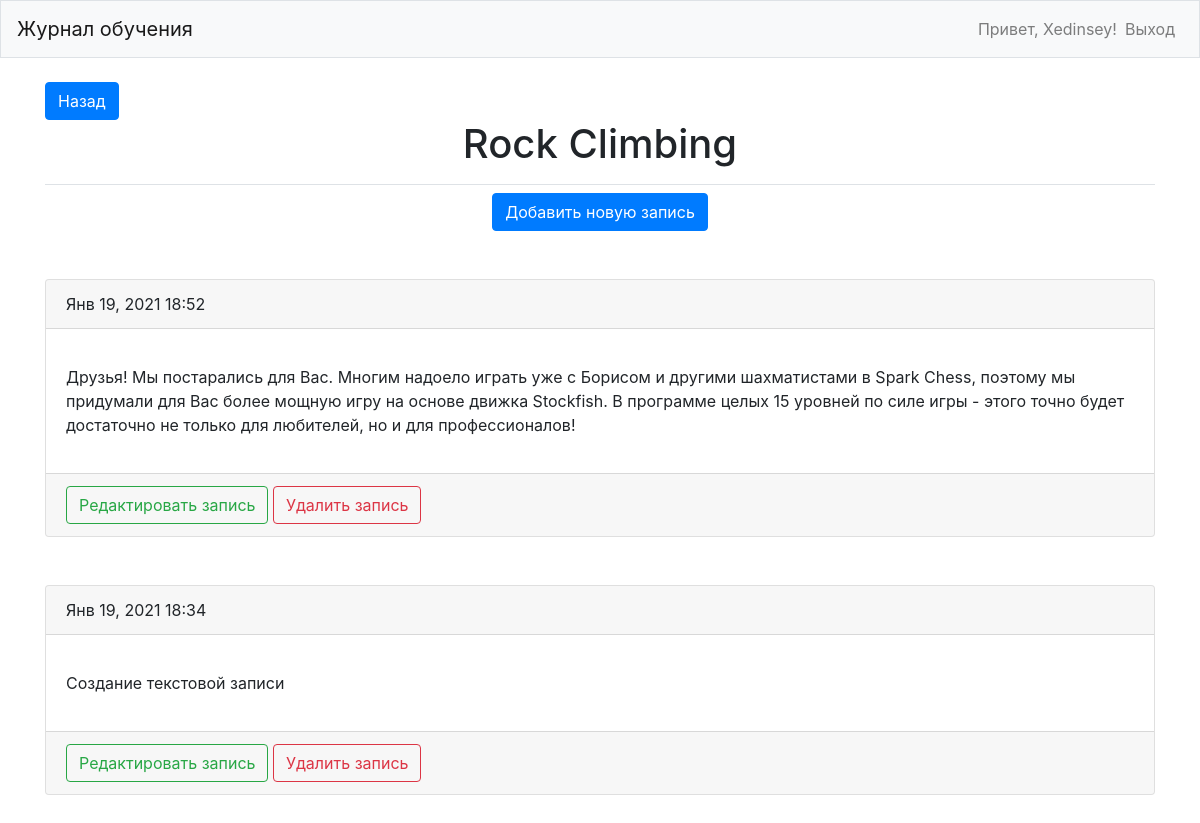
Page /topics/24/ (signed in) on the committed database.
### learning_logs/models.py (models this page shows, shortened)
class Topic(models.Model):
    text = models.CharField(max_length=200)
    date_added = models.DateTimeField(auto_now_add=True)
    owner = models.ForeignKey(User, on_delete=models.CASCADE)
    def __str__(self):
        return self.text

class Entry(models.Model):
    topic = models.ForeignKey(Topic, on_delete=models.CASCADE)
    text = models.TextField(max_length=10000)
    date_added = models.DateTimeField(auto_now_add=True)
    class Meta:
        verbose_name = 'Запись'
        verbose_name_plural = 'Записи'

### learning_logs/views.py (the view)
# urls.py: path('topics/<int:topic_id>/', views.topic, name='topic'),
@login_required
def topic(request, topic_id):
    topic = get_object_or_404(Topic, id=topic_id)
    check_topic_owner(topic, request)
    entries = topic.entry_set.order_by('-date_added')
    context = {'topic': topic, 'entries': entries}
    return render(request, 'learning_logs/topic.html', context)

### learning_logs/views.py (called while the page is built)
def check_topic_owner(topic, request):
    if topic.owner != request.user:
        raise Http404

### learning_logs/templates/learning_logs/topic.html
{% extends "learning_logs/base.html" %}
{% block page_header %}
  <a class="btn btn-primary" href="{% url 'learning_logs:topics' %}">Назад</a>
  <h1 class="text-center">{{ topic }}</h1>
{% endblock page_header %}
{% block content %}
<div class="row justify-content-center">
  <a href="{% url 'learning_logs:new_entry' topic.id %}" class="btn btn-primary">Добавить новую запись</a>
</div>
      <br><br>
      {% for entry in entries %}
      <div class="justify-content-center">
          <div class="card text">
            <div class="card-header">
              {{ entry.date_added|date:'M d, Y H:i' }}
            </div>
            <div class="card-body">
              <p class="card-text">{{ entry.text|linebreaks }}</p>
            </div>
              <div class="card-footer text-muted">
                <a href="{% url 'learning_logs:edit_entry' entry.id %}" class="btn btn-outline-success">Редактировать запись</a>
                <a href="{% url 'learning_logs:delete_entry' entry.id %}" class="btn btn-outline-danger">Удалить запись</a>
              </div>
          </div>
      </div>
      <br><br>
      {% empty %}
          <p>Здесь пока не создано ни одной записи.</p>
      {% endfor %}
{% endblock %}

### learning_logs/templates/learning_logs/base.html (shortened to what this page needs)
{% load bootstrap4 %}
<!DOCTYPE html>
<html lang="en" dir="ltr">
  <head>
    {% bootstrap_css %}
  </head>
  <body>
    <header>
      <nav class="navbar navbar-expand-md navbar-light bg-light mb-4 border">
        <a class="navbar-brand">Журнал обучения</a>
        <div class="collapse navbar-collapse" id="navbarCollapse">
          <ul class="navbar-nav ml-auto">
            {% if user.is_authenticated %}
              <li class="nav-item">
                <span class="navbar-text">Привет, {{user.username}}!</span>
              </li>
              <li class="nav-item">
                <a class="nav-link" href="{% url 'users:logout' %}">Выход</a>
              </li>
            {% endif %}
          </ul>
        </div>
      </nav>
    </header>
    <main role="main" class="container">
      <div class="pb-2 mb-2 border-bottom">
        {% block page_header %}{% endblock page_header %}
      </div>
      <div>
        {% block content %}{% endblock %}
      </div>
    </main>
  </body>
</html>

### rows in the picture
Topic: text "Rock Climbing"
Entry: date_added "Янв 19, 2021 18:52", text "Друзья! Мы постарались для Вас. Многим надоело играть уже с Борисом и другими шахматистами в Spark Chess, поэтому мы придумали для Вас более мощную игру на основе движка Stockfish. В программе целых 15 уровней по силе игры - этого точно будет достаточно не только для любителей, но и для профессионалов!"
Entry: date_added "Янв 19, 2021 18:34", text "Создание текстовой записи"

### other values in the picture
{{ user.username }} "Xedinsey"
